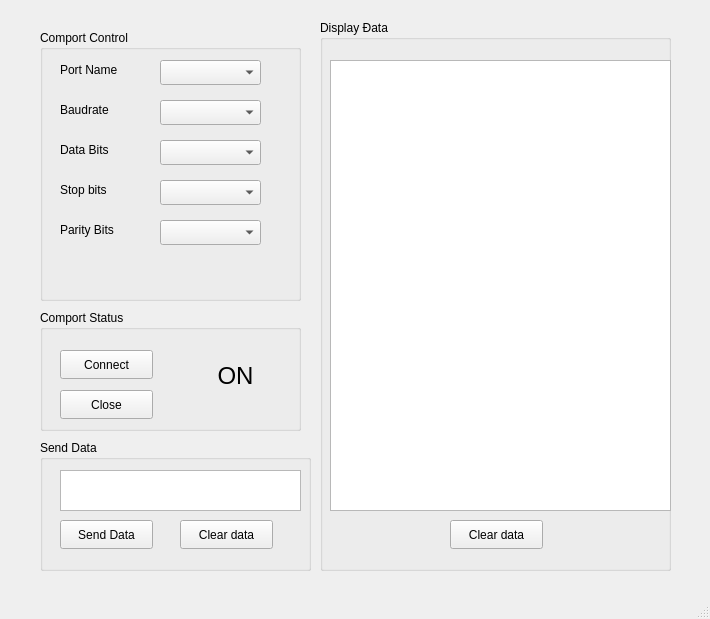
<?xml version="1.0" encoding="UTF-8"?>
<ui version="4.0">
 <class>MainWindow</class>
 <widget class="QMainWindow" name="MainWindow">
  <property name="geometry">
   <rect>
    <x>0</x>
    <y>0</y>
    <width>710</width>
    <height>619</height>
   </rect>
  </property>
  <property name="windowTitle">
   <string>MainWindow</string>
  </property>
  <widget class="QWidget" name="centralwidget">
   <widget class="QGroupBox" name="grbox_Comport_Control">
    <property name="geometry">
     <rect>
      <x>40</x>
      <y>30</y>
      <width>261</width>
      <height>271</height>
     </rect>
    </property>
    <property name="title">
     <string>Comport Control</string>
    </property>
    <widget class="QLabel" name="lbl_Port_Name">
     <property name="geometry">
      <rect>
       <x>20</x>
       <y>30</y>
       <width>91</width>
       <height>20</height>
      </rect>
     </property>
     <property name="text">
      <string>Port Name</string>
     </property>
    </widget>
    <widget class="QLabel" name="lbl_Baudrate">
     <property name="geometry">
      <rect>
       <x>20</x>
       <y>70</y>
       <width>91</width>
       <height>20</height>
      </rect>
     </property>
     <property name="text">
      <string>Baudrate</string>
     </property>
    </widget>
    <widget class="QLabel" name="lbl_Data_Bits">
     <property name="geometry">
      <rect>
       <x>20</x>
       <y>110</y>
       <width>91</width>
       <height>20</height>
      </rect>
     </property>
     <property name="text">
      <string>Data Bits</string>
     </property>
    </widget>
    <widget class="QLabel" name="lbl_Stop_Bits">
     <property name="geometry">
      <rect>
       <x>20</x>
       <y>150</y>
       <width>91</width>
       <height>20</height>
      </rect>
     </property>
     <property name="text">
      <string>Stop bits</string>
     </property>
    </widget>
    <widget class="QLabel" name="lbl_Parity_Bits">
     <property name="geometry">
      <rect>
       <x>20</x>
       <y>190</y>
       <width>91</width>
       <height>20</height>
      </rect>
     </property>
     <property name="text">
      <string>Parity Bits</string>
     </property>
    </widget>
    <widget class="QComboBox" name="combox_Port_Name">
     <property name="geometry">
      <rect>
       <x>120</x>
       <y>30</y>
       <width>101</width>
       <height>25</height>
      </rect>
     </property>
    </widget>
    <widget class="QComboBox" name="combox_Baudrate">
     <property name="geometry">
      <rect>
       <x>120</x>
       <y>70</y>
       <width>101</width>
       <height>25</height>
      </rect>
     </property>
    </widget>
    <widget class="QComboBox" name="comBox_Data_Bits">
     <property name="geometry">
      <rect>
       <x>120</x>
       <y>110</y>
       <width>101</width>
       <height>25</height>
      </rect>
     </property>
    </widget>
    <widget class="QComboBox" name="combox_Stop_Bits">
     <property name="geometry">
      <rect>
       <x>120</x>
       <y>150</y>
       <width>101</width>
       <height>25</height>
      </rect>
     </property>
    </widget>
    <widget class="QComboBox" name="combox_Parity_bits">
     <property name="geometry">
      <rect>
       <x>120</x>
       <y>190</y>
       <width>101</width>
       <height>25</height>
      </rect>
     </property>
    </widget>
   </widget>
   <widget class="QGroupBox" name="grbox_Display_Data">
    <property name="geometry">
     <rect>
      <x>320</x>
      <y>20</y>
      <width>351</width>
      <height>551</height>
     </rect>
    </property>
    <property name="title">
     <string>Display Đata</string>
    </property>
    <widget class="QPushButton" name="btnClearData_Display">
     <property name="geometry">
      <rect>
       <x>130</x>
       <y>500</y>
       <width>93</width>
       <height>29</height>
      </rect>
     </property>
     <property name="text">
      <string>Clear data</string>
     </property>
    </widget>
    <widget class="QListWidget" name="listWidget_data_display">
     <property name="geometry">
      <rect>
       <x>10</x>
       <y>40</y>
       <width>341</width>
       <height>451</height>
      </rect>
     </property>
    </widget>
   </widget>
   <widget class="QGroupBox" name="grbox_Comport_Status">
    <property name="geometry">
     <rect>
      <x>40</x>
      <y>310</y>
      <width>261</width>
      <height>121</height>
     </rect>
    </property>
    <property name="title">
     <string>Comport Status</string>
    </property>
    <widget class="QPushButton" name="btnconnect">
     <property name="geometry">
      <rect>
       <x>20</x>
       <y>40</y>
       <width>93</width>
       <height>29</height>
      </rect>
     </property>
     <property name="text">
      <string>Connect</string>
     </property>
    </widget>
    <widget class="QPushButton" name="btn_Close">
     <property name="geometry">
      <rect>
       <x>20</x>
       <y>80</y>
       <width>93</width>
       <height>29</height>
      </rect>
     </property>
     <property name="text">
      <string>Close</string>
     </property>
    </widget>
    <widget class="QLabel" name="lbl_Status_Comport">
     <property name="geometry">
      <rect>
       <x>150</x>
       <y>30</y>
       <width>91</width>
       <height>71</height>
      </rect>
     </property>
     <property name="font">
      <font>
       <pointsize>18</pointsize>
      </font>
     </property>
     <property name="text">
      <string>ON</string>
     </property>
     <property name="textFormat">
      <enum>Qt::MarkdownText</enum>
     </property>
     <property name="alignment">
      <set>Qt::AlignCenter</set>
     </property>
     <property name="textInteractionFlags">
      <set>Qt::LinksAccessibleByMouse</set>
     </property>
    </widget>
   </widget>
   <widget class="QGroupBox" name="groupBox_4">
    <property name="geometry">
     <rect>
      <x>40</x>
      <y>440</y>
      <width>271</width>
      <height>131</height>
     </rect>
    </property>
    <property name="title">
     <string>Send Data</string>
    </property>
    <widget class="QPushButton" name="btnClear_Send_Data">
     <property name="geometry">
      <rect>
       <x>140</x>
       <y>80</y>
       <width>93</width>
       <height>29</height>
      </rect>
     </property>
     <property name="text">
      <string>Clear data</string>
     </property>
    </widget>
    <widget class="QPushButton" name="btnSend_Data">
     <property name="geometry">
      <rect>
       <x>20</x>
       <y>80</y>
       <width>93</width>
       <height>29</height>
      </rect>
     </property>
     <property name="text">
      <string>Send Data</string>
     </property>
    </widget>
    <widget class="QTextEdit" name="txtEdit_Send_Data">
     <property name="geometry">
      <rect>
       <x>20</x>
       <y>30</y>
       <width>241</width>
       <height>41</height>
      </rect>
     </property>
    </widget>
   </widget>
  </widget>
  <widget class="QMenuBar" name="menubar">
   <property name="geometry">
    <rect>
     <x>0</x>
     <y>0</y>
     <width>710</width>
     <height>26</height>
    </rect>
   </property>
  </widget>
  <widget class="QStatusBar" name="statusbar"/>
 </widget>
 <resources/>
 <connections/>
</ui>
